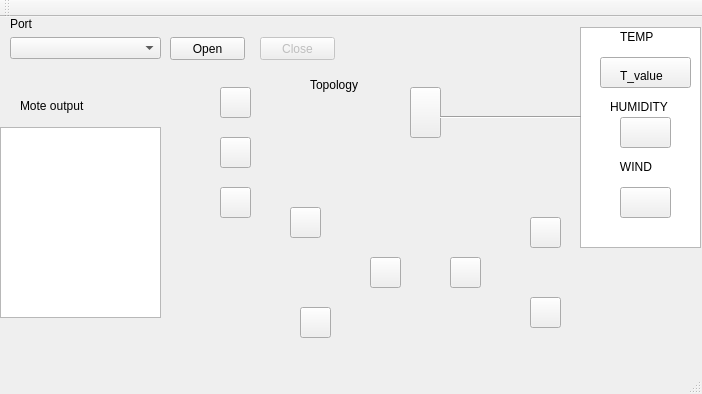
<?xml version="1.0" encoding="UTF-8"?>
<ui version="4.0">
 <class>MainWindow</class>
 <widget class="QMainWindow" name="MainWindow">
  <property name="geometry">
   <rect>
    <x>0</x>
    <y>0</y>
    <width>702</width>
    <height>394</height>
   </rect>
  </property>
  <property name="mouseTracking">
   <bool>false</bool>
  </property>
  <property name="windowTitle">
   <string>MainWindow</string>
  </property>
  <widget class="QWidget" name="centralWidget">
   <widget class="QPushButton" name="pushButton_open">
    <property name="geometry">
     <rect>
      <x>170</x>
      <y>20</y>
      <width>75</width>
      <height>23</height>
     </rect>
    </property>
    <property name="text">
     <string>Open</string>
    </property>
   </widget>
   <widget class="QTextEdit" name="textEdit_Status">
    <property name="enabled">
     <bool>true</bool>
    </property>
    <property name="geometry">
     <rect>
      <x>0</x>
      <y>110</y>
      <width>161</width>
      <height>191</height>
     </rect>
    </property>
   </widget>
   <widget class="QLabel" name="label_2">
    <property name="geometry">
     <rect>
      <x>20</x>
      <y>80</y>
      <width>101</width>
      <height>17</height>
     </rect>
    </property>
    <property name="text">
     <string>Mote output</string>
    </property>
   </widget>
   <widget class="QPushButton" name="pushButton_close">
    <property name="enabled">
     <bool>false</bool>
    </property>
    <property name="geometry">
     <rect>
      <x>260</x>
      <y>20</y>
      <width>75</width>
      <height>23</height>
     </rect>
    </property>
    <property name="text">
     <string>Close</string>
    </property>
   </widget>
   <widget class="QLabel" name="label_3">
    <property name="geometry">
     <rect>
      <x>310</x>
      <y>60</y>
      <width>71</width>
      <height>16</height>
     </rect>
    </property>
    <property name="text">
     <string>Topology</string>
    </property>
   </widget>
   <widget class="QComboBox" name="comboBox_Interface">
    <property name="geometry">
     <rect>
      <x>10</x>
      <y>20</y>
      <width>151</width>
      <height>22</height>
     </rect>
    </property>
   </widget>
   <widget class="QLabel" name="label">
    <property name="geometry">
     <rect>
      <x>10</x>
      <y>0</y>
      <width>46</width>
      <height>13</height>
     </rect>
    </property>
    <property name="text">
     <string>Port</string>
    </property>
   </widget>
   <widget class="QTextEdit" name="textEdit_Status_2">
    <property name="enabled">
     <bool>true</bool>
    </property>
    <property name="geometry">
     <rect>
      <x>580</x>
      <y>10</y>
      <width>121</width>
      <height>221</height>
     </rect>
    </property>
   </widget>
   <widget class="QPushButton" name="HR_04">
    <property name="geometry">
     <rect>
      <x>530</x>
      <y>200</y>
      <width>31</width>
      <height>31</height>
     </rect>
    </property>
    <property name="text">
     <string/>
    </property>
   </widget>
   <widget class="QPushButton" name="GW_mote">
    <property name="geometry">
     <rect>
      <x>410</x>
      <y>70</y>
      <width>31</width>
      <height>51</height>
     </rect>
    </property>
    <property name="text">
     <string/>
    </property>
   </widget>
   <widget class="QLabel" name="label_4">
    <property name="geometry">
     <rect>
      <x>620</x>
      <y>10</y>
      <width>51</width>
      <height>20</height>
     </rect>
    </property>
    <property name="text">
     <string>TEMP</string>
    </property>
   </widget>
   <widget class="QLabel" name="label_5">
    <property name="geometry">
     <rect>
      <x>610</x>
      <y>80</y>
      <width>81</width>
      <height>20</height>
     </rect>
    </property>
    <property name="text">
     <string>HUMIDITY</string>
    </property>
   </widget>
   <widget class="QPushButton" name="HR_06">
    <property name="geometry">
     <rect>
      <x>450</x>
      <y>240</y>
      <width>31</width>
      <height>31</height>
     </rect>
    </property>
    <property name="text">
     <string/>
    </property>
   </widget>
   <widget class="QPushButton" name="HR_05">
    <property name="geometry">
     <rect>
      <x>530</x>
      <y>280</y>
      <width>31</width>
      <height>31</height>
     </rect>
    </property>
    <property name="text">
     <string/>
    </property>
   </widget>
   <widget class="QPushButton" name="T_mote">
    <property name="geometry">
     <rect>
      <x>220</x>
      <y>70</y>
      <width>31</width>
      <height>31</height>
     </rect>
    </property>
    <property name="text">
     <string/>
    </property>
   </widget>
   <widget class="QPushButton" name="HR_02">
    <property name="geometry">
     <rect>
      <x>300</x>
      <y>290</y>
      <width>31</width>
      <height>31</height>
     </rect>
    </property>
    <property name="text">
     <string/>
    </property>
   </widget>
   <widget class="QPushButton" name="HR_03">
    <property name="geometry">
     <rect>
      <x>370</x>
      <y>240</y>
      <width>31</width>
      <height>31</height>
     </rect>
    </property>
    <property name="text">
     <string/>
    </property>
   </widget>
   <widget class="QPushButton" name="H_mote">
    <property name="geometry">
     <rect>
      <x>220</x>
      <y>120</y>
      <width>31</width>
      <height>31</height>
     </rect>
    </property>
    <property name="text">
     <string/>
    </property>
   </widget>
   <widget class="QPushButton" name="W_mote">
    <property name="geometry">
     <rect>
      <x>220</x>
      <y>170</y>
      <width>31</width>
      <height>31</height>
     </rect>
    </property>
    <property name="text">
     <string/>
    </property>
   </widget>
   <widget class="QLabel" name="label_6">
    <property name="geometry">
     <rect>
      <x>600</x>
      <y>140</y>
      <width>81</width>
      <height>20</height>
     </rect>
    </property>
    <property name="text">
     <string>      WIND</string>
    </property>
   </widget>
   <widget class="Line" name="line">
    <property name="geometry">
     <rect>
      <x>440</x>
      <y>90</y>
      <width>141</width>
      <height>20</height>
     </rect>
    </property>
    <property name="orientation">
     <enum>Qt::Horizontal</enum>
    </property>
   </widget>
   <widget class="QPushButton" name="HR_01">
    <property name="geometry">
     <rect>
      <x>290</x>
      <y>190</y>
      <width>31</width>
      <height>31</height>
     </rect>
    </property>
    <property name="text">
     <string/>
    </property>
   </widget>
   <widget class="QPushButton" name="TEMP">
    <property name="geometry">
     <rect>
      <x>600</x>
      <y>40</y>
      <width>91</width>
      <height>31</height>
     </rect>
    </property>
    <property name="text">
     <string/>
    </property>
   </widget>
   <widget class="QPushButton" name="HUMIDITY">
    <property name="geometry">
     <rect>
      <x>620</x>
      <y>100</y>
      <width>51</width>
      <height>31</height>
     </rect>
    </property>
    <property name="text">
     <string/>
    </property>
   </widget>
   <widget class="QPushButton" name="WIND">
    <property name="geometry">
     <rect>
      <x>620</x>
      <y>170</y>
      <width>51</width>
      <height>31</height>
     </rect>
    </property>
    <property name="text">
     <string/>
    </property>
   </widget>
   <widget class="QLabel" name="T_value">
    <property name="geometry">
     <rect>
      <x>620</x>
      <y>50</y>
      <width>67</width>
      <height>17</height>
     </rect>
    </property>
    <property name="text">
     <string>T_value</string>
    </property>
   </widget>
  </widget>
  <widget class="QMenuBar" name="menuBar">
   <property name="geometry">
    <rect>
     <x>0</x>
     <y>0</y>
     <width>702</width>
     <height>22</height>
    </rect>
   </property>
  </widget>
  <widget class="QToolBar" name="mainToolBar">
   <attribute name="toolBarArea">
    <enum>TopToolBarArea</enum>
   </attribute>
   <attribute name="toolBarBreak">
    <bool>false</bool>
   </attribute>
  </widget>
  <widget class="QStatusBar" name="statusBar"/>
 </widget>
 <layoutdefault spacing="6" margin="11"/>
 <resources/>
 <connections/>
</ui>
